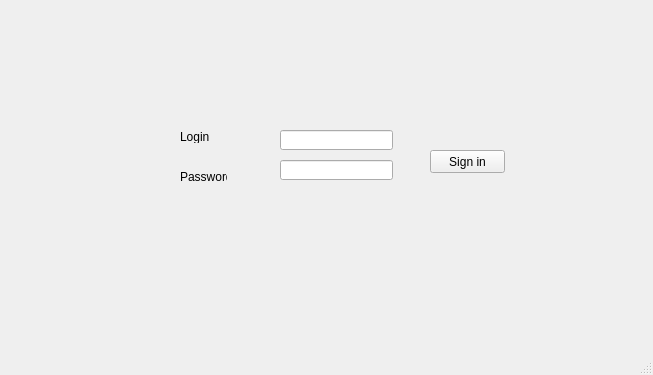
<?xml version="1.0" encoding="UTF-8"?>
<ui version="4.0">
 <class>LoginWindow</class>
 <widget class="QMainWindow" name="LoginWindow">
  <property name="geometry">
   <rect>
    <x>0</x>
    <y>0</y>
    <width>653</width>
    <height>375</height>
   </rect>
  </property>
  <property name="windowTitle">
   <string>MainWindow</string>
  </property>
  <widget class="QWidget" name="centralwidget">
   <widget class="QPushButton" name="pushButton">
    <property name="geometry">
     <rect>
      <x>430</x>
      <y>150</y>
      <width>75</width>
      <height>23</height>
     </rect>
    </property>
    <property name="text">
     <string>Sign in</string>
    </property>
   </widget>
   <widget class="QLineEdit" name="loginLine">
    <property name="geometry">
     <rect>
      <x>280</x>
      <y>130</y>
      <width>113</width>
      <height>20</height>
     </rect>
    </property>
   </widget>
   <widget class="QLineEdit" name="passwordLine">
    <property name="geometry">
     <rect>
      <x>280</x>
      <y>160</y>
      <width>113</width>
      <height>20</height>
     </rect>
    </property>
    <property name="echoMode">
     <enum>QLineEdit::Password</enum>
    </property>
   </widget>
   <widget class="QLabel" name="loginLabel">
    <property name="geometry">
     <rect>
      <x>180</x>
      <y>130</y>
      <width>47</width>
      <height>13</height>
     </rect>
    </property>
    <property name="text">
     <string>Login</string>
    </property>
   </widget>
   <widget class="QLabel" name="passwordLabel">
    <property name="geometry">
     <rect>
      <x>180</x>
      <y>170</y>
      <width>47</width>
      <height>13</height>
     </rect>
    </property>
    <property name="text">
     <string>Password</string>
    </property>
   </widget>
   <widget class="QLabel" name="errorLabel">
    <property name="geometry">
     <rect>
      <x>180</x>
      <y>210</y>
      <width>321</width>
      <height>21</height>
     </rect>
    </property>
    <property name="text">
     <string/>
    </property>
    <property name="alignment">
     <set>Qt::AlignCenter</set>
    </property>
   </widget>
  </widget>
  <widget class="QMenuBar" name="menubar">
   <property name="geometry">
    <rect>
     <x>0</x>
     <y>0</y>
     <width>653</width>
     <height>21</height>
    </rect>
   </property>
  </widget>
  <widget class="QStatusBar" name="statusbar"/>
 </widget>
 <resources/>
 <connections/>
</ui>
